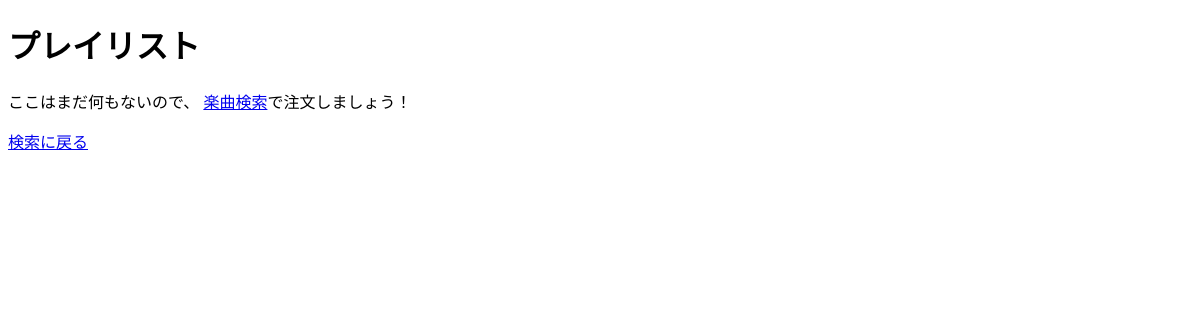
/orders/ (signed in), run on an earlier commit of the app's database.
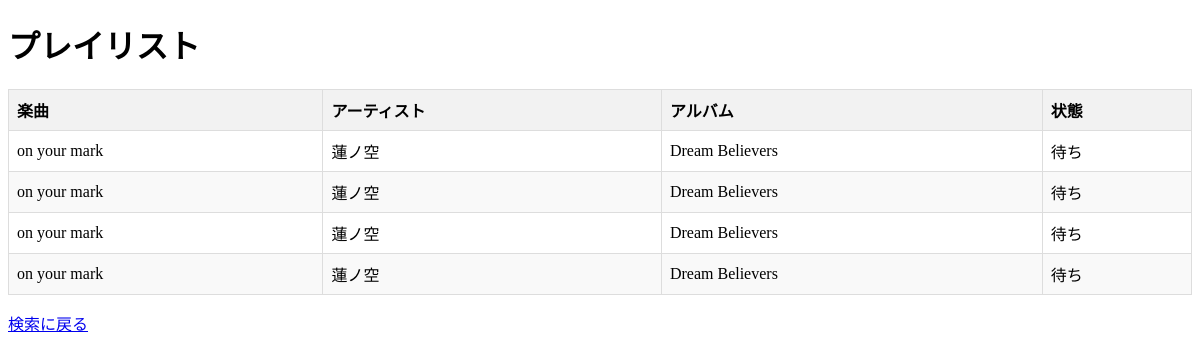
And on a later commit of the database.
### karaoke/models/playlist.py (models this page shows, shortened)
class Playlist(models.Model):
    STATUS_CHOICES = [
        ('pending', 'Pending'),
        ('playing', 'Playing'),
        ('played', 'Played'),
    ]
    Playid = models.AutoField(primary_key=True)
    userid = models.ForeignKey(settings.AUTH_USER_MODEL, on_delete=models.CASCADE)
    songid = models.ForeignKey(Song, on_delete=models.CASCADE)
    order_time = models.DateTimeField(auto_now_add=True)
    status = models.CharField(max_length=100,choices=STATUS_CHOICES,default='pending')

### karaoke/models/song.py (models this page shows, shortened)
class Song(models.Model):
    songid = models.AutoField(primary_key=True)
    title = models.CharField(max_length=200)
    artist = models.CharField(max_length=200)
    album = models.CharField(max_length=200, null=True, blank=True)
    file_path = models.FileField(upload_to='songs/')

### karaoke/views.py (the view)
# urls.py: path('orders/', views.order_list, name='order_list'),
@login_required
def order_list(request):
    playlists = Playlist.objects.filter(userid=request.user)
    return render(request, 'order_list.html', {'playlists':playlists})

### karaoke/templates/order_list.html (shortened to what this page needs)
<!DOCTYPE html>
<html lang="jp-JP">
  <head>
  </head>
  <body>
    <h1>プレイリスト</h1>
    {% if playlists %}
      <table>
        <thead>
          <tr>
            <th>楽曲</th>
            <th>アーティスト</th>
            <th>アルバム</th>
            <th>状態</th>
          </tr>
        </thead>
        <tbody>
          {% for playlist in playlists %}
            <tr>
              <td>{{ playlist.songid.title }}</td>
              <td>{{ playlist.songid.artist }}</td>
              <td>{{ playlist.songid.album|default:'未知' }}</td>
              <td>
                {% if playlist.status == 'pending' %}
                  待ち
                {% elif playlist.status == 'playing' %}
                  再生中
                {% elif playlist.status == 'played' %}
                  再生済
                {% else %}
                  未知状态
                {% endif %}
              </td>
            </tr>
          {% endfor %}
        </tbody>
      </table>
    {% else %}
      <p>
        ここはまだ何もないので、 <a href="{% url 'search_songs' %}">楽曲検索</a>で注文しましょう！
      </p>
    {% endif %}
    <p>
      <a href="{% url 'search_songs' %}">検索に戻る</a>
    </p>
  </body>
</html>

### karaoke/templates/order_list.html (style rules this page uses)
table { width: 100%; border-collapse: collapse; }
th, td { border: 1px solid #ddd; padding: 8px; text-align: left; }
th { background-color: #f2f2f2; }
tr:nth-child(even) { background-color: #f9f9f9; }

What changed in the data, as far as the page shows it:
added Playlist: songid "on your mark", songid.artist "蓮ノ空", songid.album "Dream Believers", status "待ち"
added Playlist: songid "on your mark", songid.artist "蓮ノ空", songid.album "Dream Believers", status "待ち"
added Playlist: songid "on your mark", songid.artist "蓮ノ空", songid.album "Dream Believers", status "待ち"
added Playlist: songid "on your mark", songid.artist "蓮ノ空", songid.album "Dream Believers", status "待ち"
Also different on the page:
text no longer shown: "ここはまだ何もないので、 楽曲検索 で注文しましょう！"
text now shown: "楽曲 アーティスト アルバム 状態"
